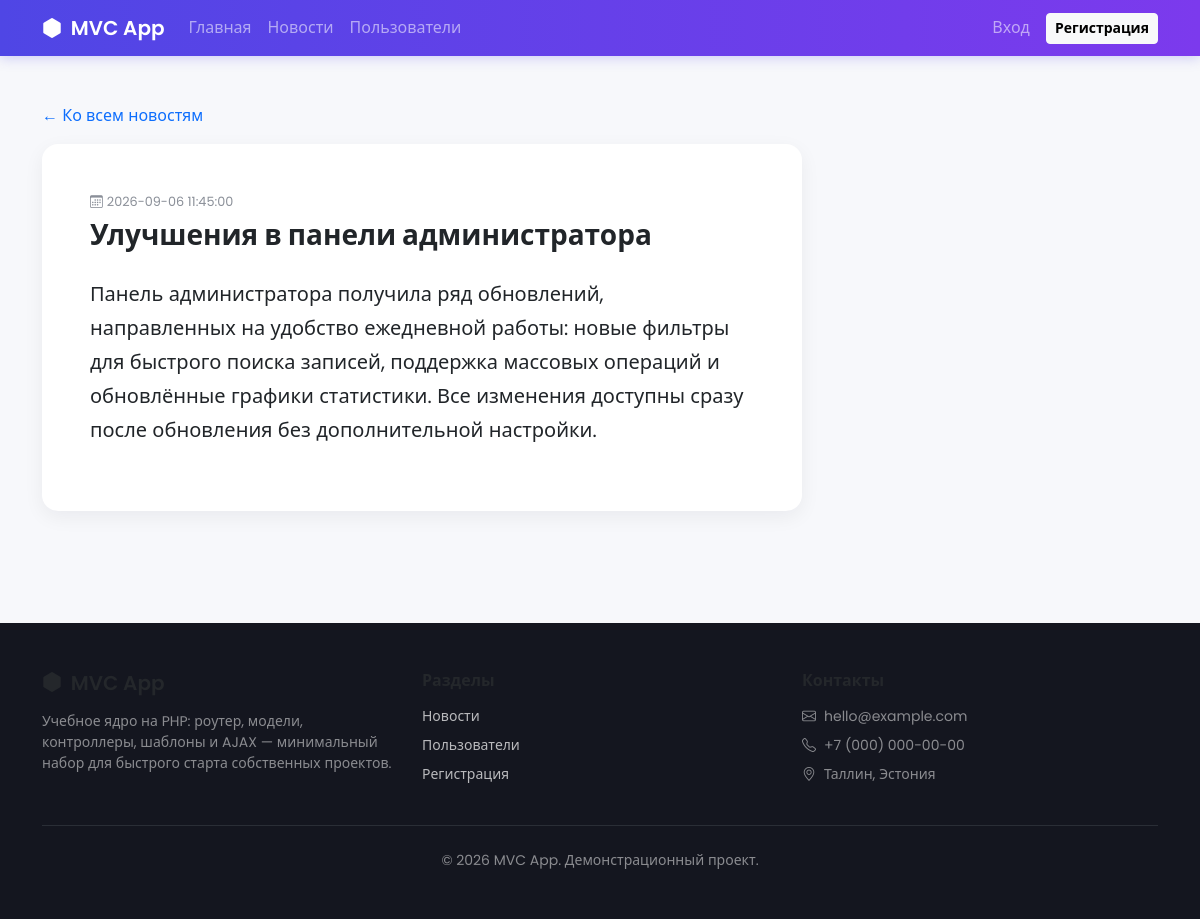
Screenshot of /news/view/slug/uluchsheniya-v-paneli-administratora with the database file from the repository.
### tables this page shows
CREATE TABLE IF NOT EXISTS news (
    id INT UNSIGNED AUTO_INCREMENT PRIMARY KEY,
    title VARCHAR(200) NOT NULL,
    slug VARCHAR(220) NOT NULL UNIQUE,
    excerpt VARCHAR(500) NOT NULL,
    content TEXT NOT NULL,
    created_at DATETIME NOT NULL
);

### core/View.php (called while the page is built, shortened)
<?php
class View
{
    private string $viewsPath;
    public function __construct()
    {
        $this->viewsPath = BASE_PATH . '/app/views/';
    }
    public function render(string $viewPath, array $data = []): void
    {
        $content = $this->renderPartial($viewPath, $data);
    }
    public function renderPartial(string $viewPath, array $data = []): string
    {
        $file = $this->viewsPath . $viewPath . '.php';
        extract($data, EXTR_SKIP);
        require $file;
        return ob_get_clean();
    }
}

### core/Controller.php (called while the page is built, shortened)
<?php
abstract class Controller
{
    protected View $view;
    public function __construct(array $params = [])
    {
        $this->view   = new View();
    }
    protected function model(string $name): mixed
    {
        $class = ucfirst($name) . 'Model';
        $file  = BASE_PATH . '/app/models/' . $class . '.php';
        return new $class();
    }
    protected function render(string $viewPath, array $data = []): void
    {
        $this->view->render($viewPath, $data);
    }
}

### app/controllers/NewsController.php (called while the page is built, shortened)
<?php
class NewsController extends Controller
{
    public function viewAction(array $params): void
    {
        $slug = $params['slug'] ?? '';
        $newsModel = $this->model('news');
        $item = $newsModel->getBySlug($slug);
        $this->render('news/view', [
            'title' => $item['title'],
            'item'  => $item,
        ]);
    }
}

### core/Router.php (called while the page is built, shortened)
<?php
class Router
{
    private string $actionName     = DEFAULT_ACTION;
    private array  $params         = [];
    private function parseUri(): void
    {
        $uri = $_SERVER['REQUEST_URI'] ?? '/';
        $uri = parse_url($uri, PHP_URL_PATH) ?? '/';
        if (BASE_URL !== '/' && str_starts_with($uri, BASE_URL)) {
            $uri = substr($uri, strlen(BASE_URL));
        } else {
            $uri = ltrim($uri, '/');
        }
        $uri = trim($uri, '/');
        $segments = explode('/', $uri);
        $segments = array_map('urldecode', $segments);
        if (!empty($segments[1])) {
            $this->actionName = $segments[1];
        }
        $rest = array_slice($segments, 2);
        for ($i = 0; $i < count($rest); $i += 2) {
            $key   = $rest[$i];
            $value = $rest[$i + 1] ?? null;
            if ($key !== '') {
                $this->params[$key] = $value;
            }
        }
    }
    private function actionMethod(): string
    {
        $name = preg_replace('/[^a-zA-Z0-9_]/', '', $this->actionName);
        return lcfirst($name) . 'Action';
    }
    public function run(): void
    {
        $controller = new $controllerClass($this->params);
        $method = $this->actionMethod();
        $controller->$method($this->params);
    }
}

### index.php (called while the page is built, shortened)
<?php
$router = new Router();
$router->run();

### core/Autoloader.php (called while the page is built, shortened)
<?php
spl_autoload_register(function (string $class) {
    $dirs = [
        BASE_PATH . '/core/',
        BASE_PATH . '/app/models/',
        BASE_PATH . '/app/controllers/',
    ];
    foreach ($dirs as $dir) {
        $file = $dir . $class . '.php';
        if (is_file($file)) {
            return;
        }
    }
});

### core/Db.php (called while the page is built, shortened)
<?php
class Db
{
    private static ?Db $instance = null;
    private PDO $pdo;
    private function __construct()
    {
        $dsn = 'mysql:host=' . DB_HOST . ';dbname=' . DB_NAME . ';charset=' . DB_CHARSET;
        try {
            $this->pdo = new PDO($dsn, DB_USER, DB_PASS, [
                PDO::ATTR_ERRMODE            => PDO::ERRMODE_EXCEPTION,
                PDO::ATTR_DEFAULT_FETCH_MODE => PDO::FETCH_ASSOC,
                PDO::ATTR_EMULATE_PREPARES   => false,
            ]);
        } catch (PDOException $e) {
            if (DEBUG) {
                die('Ошибка подключения к БД: ' . $e->getMessage());
            }
            die('Ошибка подключения к базе данных.');
        }
    }
    public static function getInstance(): Db
    {
        if (self::$instance === null) {
            self::$instance = new self();
        }
        return self::$instance;
    }
    public function query(string $sql, array $params = []): PDOStatement
    {
        $stmt = $this->pdo->prepare($sql);
        $stmt->execute($params);
        return $stmt;
    }
    public function one(string $sql, array $params = []): array|false
    {
        return $this->query($sql, $params)->fetch();
    }
}

### core/Model.php (called while the page is built, shortened)
<?php
abstract class Model
{
    public function __construct()
    {
        $this->db = Db::getInstance();
    }
}

### app/models/NewsModel.php (called while the page is built, shortened)
<?php
class NewsModel extends Model
{
    public function getBySlug(string $slug): array|false
    {
        return $this->db->one('SELECT * FROM news WHERE slug = ?', [$slug]);
    }
}

### app/views/news/view.php (the view)
<section class="container py-5">
    <?php if ($item === null): ?>
        <div class="alert alert-warning">Новость не найдена.</div>
        <a href="<?= BASE_URL ?>news/index" class="btn btn-outline-secondary">&larr; Ко всем новостям</a>
    <?php else: ?>
        <a href="<?= BASE_URL ?>news/index" class="text-decoration-none d-inline-block mb-3">&larr; Ко всем новостям</a>
        <article class="card feature-card p-4 p-md-5" style="max-width: 760px;">
            <div class="news-date mb-2">
                <i class="bi bi-calendar3 me-1"></i><?= htmlspecialchars($item['created_at']) ?>
            </div>
            <h1 class="h3 fw-bold mb-4"><?= htmlspecialchars($item['title']) ?></h1>
            <p class="fs-5" style="line-height: 1.7;"><?= nl2br(htmlspecialchars($item['content'])) ?></p>
        </article>
    <?php endif; ?>
</section>

### public/css/style.css (style rules this page uses)
:root { --brand-1: #4f46e5; --brand-2: #7c3aed; --brand-3: #06b6d4; }
body { font-family: 'Poppins', system-ui, sans-serif; background: #f7f8fb; color: #24272b; }
.feature-card { border: none; border-radius: 16px; background: #fff; box-shadow: 0 6px 20px rgba(24, 24, 40, .06); transition: transform .2s ease, box-shadow .2s ease; height: 100%; }
.news-date { font-size: .8rem; color: #8a8f98; }

### rows the page displays
news: created_at "2026-09-06 11:45:00", title "Улучшения в панели администратора", content "Панель администратора получила ряд обновлений, направленных на удобство ежедневной работы: новые фильтры для быстрого поиска записей, поддержка массовых операций и обновлённые графики статистики. Все изменения доступны сразу после обновления без дополнительной настройки."
